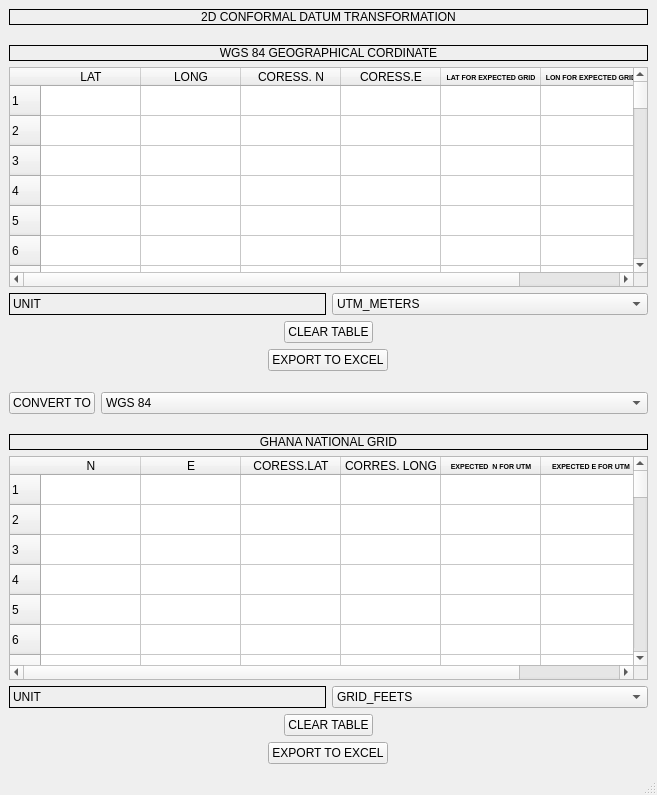
<?xml version="1.0" encoding="UTF-8"?>
<ui version="4.0">
 <class>MainWindow</class>
 <widget class="QMainWindow" name="MainWindow">
  <property name="geometry">
   <rect>
    <x>0</x>
    <y>0</y>
    <width>657</width>
    <height>795</height>
   </rect>
  </property>
  <property name="sizePolicy">
   <sizepolicy hsizetype="Preferred" vsizetype="Preferred">
    <horstretch>0</horstretch>
    <verstretch>0</verstretch>
   </sizepolicy>
  </property>
  <property name="minimumSize">
   <size>
    <width>657</width>
    <height>795</height>
   </size>
  </property>
  <property name="windowTitle">
   <string>MainWindow</string>
  </property>
  <widget class="QWidget" name="centralwidget">
   <property name="maximumSize">
    <size>
     <width>16777215</width>
     <height>16777215</height>
    </size>
   </property>
   <layout class="QVBoxLayout" name="verticalLayout">
    <item>
     <layout class="QHBoxLayout" name="horizontalLayout">
      <item>
       <widget class="QLabel" name="APP_NAME">
        <property name="frameShape">
         <enum>QFrame::Box</enum>
        </property>
        <property name="text">
         <string>2D CONFORMAL DATUM TRANSFORMATION</string>
        </property>
        <property name="alignment">
         <set>Qt::AlignCenter</set>
        </property>
       </widget>
      </item>
     </layout>
    </item>
    <item>
     <spacer name="verticalSpacer">
      <property name="orientation">
       <enum>Qt::Vertical</enum>
      </property>
      <property name="sizeHint" stdset="0">
       <size>
        <width>20</width>
        <height>40</height>
       </size>
      </property>
     </spacer>
    </item>
    <item>
     <layout class="QHBoxLayout" name="horizontalLayout_4">
      <item>
       <widget class="QLabel" name="WGS_84_NAME">
        <property name="frameShape">
         <enum>QFrame::Box</enum>
        </property>
        <property name="text">
         <string>WGS 84 GEOGRAPHICAL CORDINATE</string>
        </property>
        <property name="alignment">
         <set>Qt::AlignCenter</set>
        </property>
       </widget>
      </item>
     </layout>
    </item>
    <item>
     <widget class="QTableWidget" name="tableWidget">
      <property name="enabled">
       <bool>true</bool>
      </property>
      <property name="sizePolicy">
       <sizepolicy hsizetype="Expanding" vsizetype="Expanding">
        <horstretch>0</horstretch>
        <verstretch>0</verstretch>
       </sizepolicy>
      </property>
      <property name="minimumSize">
       <size>
        <width>16</width>
        <height>220</height>
       </size>
      </property>
      <property name="maximumSize">
       <size>
        <width>16777215</width>
        <height>16777215</height>
       </size>
      </property>
      <property name="layoutDirection">
       <enum>Qt::LeftToRight</enum>
      </property>
      <property name="rowCount">
       <number>1000</number>
      </property>
      <row/>
      <row/>
      <row/>
      <row/>
      <row/>
      <row/>
      <row/>
      <row/>
      <row/>
      <row/>
      <row/>
      <row/>
      <row/>
      <row/>
      <row/>
      <row/>
      <row/>
      <row/>
      <row/>
      <row/>
      <row/>
      <row/>
      <row/>
      <row/>
      <row/>
      <row/>
      <row/>
      <row/>
      <row/>
      <row/>
      <row/>
      <row/>
      <row/>
      <row/>
      <row/>
      <row/>
      <row/>
      <row/>
      <row/>
      <row/>
      <row/>
      <row/>
      <row/>
      <row/>
      <row/>
      <row/>
      <row/>
      <row/>
      <row/>
      <row/>
      <row/>
      <row/>
      <row/>
      <row/>
      <row/>
      <row/>
      <row/>
      <row/>
      <row/>
      <row/>
      <row/>
      <row/>
      <row/>
      <row/>
      <row/>
      <row/>
      <row/>
      <row/>
      <row/>
      <row/>
      <row/>
      <row/>
      <row/>
      <row/>
      <row/>
      <row/>
      <row/>
      <row/>
      <row/>
      <row/>
      <row/>
      <row/>
      <row/>
      <row/>
      <row/>
      <row/>
      <row/>
      <row/>
      <row/>
      <row/>
      <row/>
      <row/>
      <row/>
      <row/>
      <row/>
      <row/>
      <row/>
      <row/>
      <row/>
      <row/>
      <row/>
      <row/>
      <row/>
      <row/>
      <row/>
      <row/>
      <row/>
      <row/>
      <row/>
      <row/>
      <row/>
      <row/>
      <row/>
      <row/>
      <row/>
      <row/>
      <row/>
      <row/>
      <row/>
      <row/>
      <row/>
      <row/>
      <row/>
      <row/>
      <row/>
      <row/>
      <row/>
      <row/>
      <row/>
      <row/>
      <row/>
      <row/>
      <row/>
      <row/>
      <row/>
      <row/>
      <row/>
      <row/>
      <row/>
      <row/>
      <row/>
      <row/>
      <row/>
      <row/>
      <row/>
      <row/>
      <row/>
      <row/>
      <row/>
      <row/>
      <row/>
      <row/>
      <row/>
      <row/>
      <row/>
      <row/>
      <row/>
      <row/>
      <row/>
      <row/>
      <row/>
      <row/>
      <row/>
      <row/>
      <row/>
      <row/>
      <row/>
      <row/>
      <row/>
      <row/>
      <row/>
      <row/>
      <row/>
      <row/>
      <row/>
      <row/>
      <row/>
      <row/>
      <row/>
      <row/>
      <row/>
      <row/>
      <row/>
      <row/>
      <row/>
      <row/>
      <row/>
      <row/>
      <row/>
      <row/>
      <row/>
      <row/>
      <row/>
      <row/>
      <row/>
      <row/>
      <row/>
      <row/>
      <row/>
      <row/>
      <row/>
      <row/>
      <row/>
      <row/>
      <row/>
      <row/>
      <row/>
      <row/>
      <row/>
      <row/>
      <row/>
      <row/>
      <row/>
      <row/>
      <row/>
      <row/>
      <row/>
      <row/>
      <row/>
      <row/>
      <row/>
      <row/>
      <row/>
      <row/>
      <row/>
      <row/>
      <row/>
      <row/>
      <row/>
      <row/>
      <row/>
      <row/>
      <row/>
      <row/>
      <row/>
      <row/>
      <row/>
      <row/>
      <row/>
      <row/>
      <row/>
      <row/>
      <row/>
      <row/>
      <row/>
      <row/>
      <row/>
      <row/>
      <row/>
      <row/>
      <row/>
      <row/>
      <row/>
      <row/>
      <row/>
      <row/>
      <row/>
      <row/>
      <row/>
      <row/>
      <row/>
      <row/>
      <row/>
      <row/>
      <row/>
      <row/>
      <row/>
      <row/>
      <row/>
      <row/>
      <row/>
      <row/>
      <row/>
      <row/>
      <row/>
      <row/>
      <row/>
      <row/>
      <row/>
      <row/>
      <row/>
      <row/>
      <row/>
      <row/>
      <row/>
      <row/>
      <row/>
      <row/>
      <row/>
      <row/>
      <row/>
      <row/>
      <row/>
      <row/>
      <row/>
      <row/>
      <row/>
      <row/>
      <row/>
      <row/>
      <row/>
      <row/>
      <row/>
      <row/>
      <row/>
      <row/>
      <row/>
      <row/>
      <row/>
      <row/>
      <row/>
      <row/>
      <row/>
      <row/>
      <row/>
      <row/>
      <row/>
      <row/>
      <row/>
      <row/>
      <row/>
      <row/>
      <row/>
      <row/>
      <row/>
      <row/>
      <row/>
      <row/>
      <row/>
      <row/>
      <row/>
      <row/>
      <row/>
      <row/>
      <row/>
      <row/>
      <row/>
      <row/>
      <row/>
      <row/>
      <row/>
      <row/>
      <row/>
      <row/>
      <row/>
      <row/>
      <row/>
      <row/>
      <row/>
      <row/>
      <row/>
      <row/>
      <row/>
      <row/>
      <row/>
      <row/>
      <row/>
      <row/>
      <row/>
      <row/>
      <row/>
      <row/>
      <row/>
      <row/>
      <row/>
      <row/>
      <row/>
      <row/>
      <row/>
      <row/>
      <row/>
      <row/>
      <row/>
      <row/>
      <row/>
      <row/>
      <row/>
      <row/>
      <row/>
      <row/>
      <row/>
      <row/>
      <row/>
      <row/>
      <row/>
      <row/>
      <row/>
      <row/>
      <row/>
      <row/>
      <row/>
      <row/>
      <row/>
      <row/>
      <row/>
      <row/>
      <row/>
      <row/>
      <row/>
      <row/>
      <row/>
      <row/>
      <row/>
      <row/>
      <row/>
      <row/>
      <row/>
      <row/>
      <row/>
      <row/>
      <row/>
      <row/>
      <row/>
      <row/>
      <row/>
      <row/>
      <row/>
      <row/>
      <row/>
      <row/>
      <row/>
      <row/>
      <row/>
      <row/>
      <row/>
      <row/>
      <row/>
      <row/>
      <row/>
      <row/>
      <row/>
      <row/>
      <row/>
      <row/>
      <row/>
      <row/>
      <row/>
      <row/>
      <row/>
      <row/>
      <row/>
      <row/>
      <row/>
      <row/>
      <row/>
      <row/>
      <row/>
      <row/>
      <row/>
      <row/>
      <row/>
      <row/>
      <row/>
      <row/>
      <row/>
      <row/>
      <row/>
      <row/>
      <row/>
      <row/>
      <row/>
      <row/>
      <row/>
      <row/>
      <row/>
      <row/>
      <row/>
      <row/>
      <row/>
      <row/>
      <row/>
      <row/>
      <row/>
      <row/>
      <row/>
      <row/>
      <row/>
      <row/>
      <row/>
      <row/>
      <row/>
      <row/>
      <row/>
      <row/>
      <row/>
      <row/>
      <row/>
      <row/>
      <row/>
      <row/>
      <row/>
      <row/>
      <row/>
      <row/>
      <row/>
      <row/>
      <row/>
      <row/>
      <row/>
      <row/>
      <row/>
      <row/>
      <row/>
      <row/>
      <row/>
      <row/>
      <row/>
      <row/>
      <row/>
      <row/>
      <row/>
      <row/>
      <row/>
      <row/>
      <row/>
      <row/>
      <row/>
      <row/>
      <row/>
      <row/>
      <row/>
      <row/>
      <row/>
      <row/>
      <row/>
      <row/>
      <row/>
      <row/>
      <row/>
      <row/>
      <row/>
      <row/>
      <row/>
      <row/>
      <row/>
      <row/>
      <row/>
      <row/>
      <row/>
      <row/>
      <row/>
      <row/>
      <row/>
      <row/>
      <row/>
      <row/>
      <row/>
      <row/>
      <row/>
      <row/>
      <row/>
      <row/>
      <row/>
      <row/>
      <row/>
      <row/>
      <row/>
      <row/>
      <row/>
      <row/>
      <row/>
      <row/>
      <row/>
      <row/>
      <row/>
      <row/>
      <row/>
      <row/>
      <row/>
      <row/>
      <row/>
      <row/>
      <row/>
      <row/>
      <row/>
      <row/>
      <row/>
      <row/>
      <row/>
      <row/>
      <row/>
      <row/>
      <row/>
      <row/>
      <row/>
      <row/>
      <row/>
      <row/>
      <row/>
      <row/>
      <row/>
      <row/>
      <row/>
      <row/>
      <row/>
      <row/>
      <row/>
      <row/>
      <row/>
      <row/>
      <row/>
      <row/>
      <row/>
      <row/>
      <row/>
      <row/>
      <row/>
      <row/>
      <row/>
      <row/>
      <row/>
      <row/>
      <row/>
      <row/>
      <row/>
      <row/>
      <row/>
      <row/>
      <row/>
      <row/>
      <row/>
      <row/>
      <row/>
      <row/>
      <row/>
      <row/>
      <row/>
      <row/>
      <row/>
      <row/>
      <row/>
      <row/>
      <row/>
      <row/>
      <row/>
      <row/>
      <row/>
      <row/>
      <row/>
      <row/>
      <row/>
      <row/>
      <row/>
      <row/>
      <row/>
      <row/>
      <row/>
      <row/>
      <row/>
      <row/>
      <row/>
      <row/>
      <row/>
      <row/>
      <row/>
      <row/>
      <row/>
      <row/>
      <row/>
      <row/>
      <row/>
      <row/>
      <row/>
      <row/>
      <row/>
      <row/>
      <row/>
      <row/>
      <row/>
      <row/>
      <row/>
      <row/>
      <row/>
      <row/>
      <row/>
      <row/>
      <row/>
      <row/>
      <row/>
      <row/>
      <row/>
      <row/>
      <row/>
      <row/>
      <row/>
      <row/>
      <row/>
      <row/>
      <row/>
      <row/>
      <row/>
      <row/>
      <row/>
      <row/>
      <row/>
      <row/>
      <row/>
      <row/>
      <row/>
      <row/>
      <row/>
      <row/>
      <row/>
      <row/>
      <row/>
      <row/>
      <row/>
      <row/>
      <row/>
      <row/>
      <row/>
      <row/>
      <row/>
      <row/>
      <row/>
      <row/>
      <row/>
      <row/>
      <row/>
      <row/>
      <row/>
      <row/>
      <row/>
      <row/>
      <row/>
      <row/>
      <row/>
      <row/>
      <row/>
      <row/>
      <row/>
      <row/>
      <row/>
      <row/>
      <row/>
      <row/>
      <row/>
      <row/>
      <row/>
      <row/>
      <row/>
      <row/>
      <row/>
      <row/>
      <row/>
      <row/>
      <row/>
      <row/>
      <row/>
      <row/>
      <row/>
      <row/>
      <row/>
      <row/>
      <row/>
      <row/>
      <row/>
      <row/>
      <row/>
      <row/>
      <row/>
      <row/>
      <row/>
      <row/>
      <row/>
      <row/>
      <row/>
      <row/>
      <row/>
      <row/>
      <row/>
      <row/>
      <row/>
      <row/>
      <row/>
      <row/>
      <row/>
      <row/>
      <row/>
      <row/>
      <row/>
      <row/>
      <row/>
      <row/>
      <row/>
      <row/>
      <row/>
      <row/>
      <row/>
      <row/>
      <row/>
      <row/>
      <row/>
      <row/>
      <row/>
      <row/>
      <row/>
      <row/>
      <row/>
      <row/>
      <row/>
      <row/>
      <row/>
      <row/>
      <row/>
      <row/>
      <row/>
      <row/>
      <row/>
      <row/>
      <row/>
      <row/>
      <row/>
      <row/>
      <row/>
      <row/>
      <row/>
      <row/>
      <row/>
      <row/>
      <row/>
      <row/>
      <row/>
      <row/>
      <row/>
      <row/>
      <row/>
      <row/>
      <row/>
      <row/>
      <row/>
      <row/>
      <row/>
      <row/>
      <row/>
      <row/>
      <row/>
      <row/>
      <row/>
      <row/>
      <row/>
      <row/>
      <row/>
      <row/>
      <row/>
      <row/>
      <row/>
      <row/>
      <row/>
      <row/>
      <row/>
      <row/>
      <row/>
      <row/>
      <row/>
      <row/>
      <row/>
      <row/>
      <row/>
      <row/>
      <row/>
      <row/>
      <row/>
      <row/>
      <row/>
      <row/>
      <row/>
      <row/>
      <row/>
      <row/>
      <row/>
      <row/>
      <row/>
      <row/>
      <row/>
      <row/>
      <row/>
      <row/>
      <row/>
      <row/>
      <row/>
      <row/>
      <row/>
      <row/>
      <row/>
      <row/>
      <row/>
      <row/>
      <row/>
      <row/>
      <row/>
      <row/>
      <row/>
      <row/>
      <row/>
      <row/>
      <row/>
      <row/>
      <row/>
      <row/>
      <row/>
      <row/>
      <row/>
      <row/>
      <row/>
      <row/>
      <row/>
      <row/>
      <row/>
      <row/>
      <row/>
      <row/>
      <row/>
      <row/>
      <row/>
      <row/>
      <row/>
      <row/>
      <row/>
      <row/>
      <row/>
      <row/>
      <row/>
      <row/>
      <row/>
      <row/>
      <row/>
      <row/>
      <row/>
      <row/>
      <row/>
      <row/>
      <row/>
      <row/>
      <row/>
      <row/>
      <row/>
      <row/>
      <row/>
      <row/>
      <row/>
      <row/>
      <row/>
      <row/>
      <row/>
      <row/>
      <row/>
      <row/>
      <row/>
      <row/>
      <row/>
      <row/>
      <row/>
      <row/>
      <row/>
      <row/>
      <row/>
      <row/>
      <row/>
      <row/>
      <row/>
      <row/>
      <row/>
      <row/>
      <row/>
      <row/>
      <row/>
      <row/>
      <row/>
      <row/>
      <row/>
      <row/>
      <row/>
      <row/>
      <row/>
      <row/>
      <row/>
      <row/>
      <row/>
      <row/>
      <row/>
      <row/>
      <row/>
      <row/>
      <row/>
      <row/>
      <row/>
      <row/>
      <row/>
      <row/>
      <row/>
      <row/>
      <row/>
      <row/>
      <row/>
      <row/>
      <row/>
      <row/>
      <row/>
      <row/>
      <column>
       <property name="text">
        <string>LAT</string>
       </property>
       <property name="textAlignment">
        <set>AlignCenter</set>
       </property>
      </column>
      <column>
       <property name="text">
        <string>LONG</string>
       </property>
       <property name="textAlignment">
        <set>AlignCenter</set>
       </property>
      </column>
      <column>
       <property name="text">
        <string>CORESS. N</string>
       </property>
       <property name="textAlignment">
        <set>AlignCenter</set>
       </property>
      </column>
      <column>
       <property name="text">
        <string>CORESS.E</string>
       </property>
       <property name="textAlignment">
        <set>AlignCenter</set>
       </property>
      </column>
      <column>
       <property name="text">
        <string>LAT FOR EXPECTED GRID</string>
       </property>
       <property name="font">
        <font>
         <pointsize>5</pointsize>
         <weight>75</weight>
         <bold>true</bold>
        </font>
       </property>
       <property name="textAlignment">
        <set>AlignCenter</set>
       </property>
      </column>
      <column>
       <property name="text">
        <string>LON FOR EXPECTED GRID</string>
       </property>
       <property name="font">
        <font>
         <pointsize>5</pointsize>
         <weight>75</weight>
         <bold>true</bold>
        </font>
       </property>
       <property name="textAlignment">
        <set>AlignCenter</set>
       </property>
      </column>
     </widget>
    </item>
    <item>
     <layout class="QHBoxLayout" name="horizontalLayout_10">
      <item>
       <widget class="QLabel" name="QGIS_UNIT_LABEL">
        <property name="frameShape">
         <enum>QFrame::Box</enum>
        </property>
        <property name="text">
         <string>UNIT</string>
        </property>
       </widget>
      </item>
      <item>
       <widget class="QComboBox" name="WGS_COMBO_BOX">
        <item>
         <property name="text">
          <string>UTM_METERS</string>
         </property>
        </item>
        <item>
         <property name="text">
          <string>UTM_FEETS</string>
         </property>
        </item>
       </widget>
      </item>
     </layout>
    </item>
    <item alignment="Qt::AlignHCenter">
     <widget class="QPushButton" name="pushButton">
      <property name="text">
       <string>CLEAR TABLE</string>
      </property>
     </widget>
    </item>
    <item alignment="Qt::AlignHCenter">
     <widget class="QPushButton" name="EXPORT_WGS_POINT_TO_EXCEL_BUTTON">
      <property name="sizePolicy">
       <sizepolicy hsizetype="Fixed" vsizetype="Fixed">
        <horstretch>0</horstretch>
        <verstretch>0</verstretch>
       </sizepolicy>
      </property>
      <property name="text">
       <string>EXPORT TO EXCEL</string>
      </property>
     </widget>
    </item>
    <item>
     <spacer name="verticalSpacer_3">
      <property name="orientation">
       <enum>Qt::Vertical</enum>
      </property>
      <property name="sizeHint" stdset="0">
       <size>
        <width>20</width>
        <height>40</height>
       </size>
      </property>
     </spacer>
    </item>
    <item>
     <layout class="QHBoxLayout" name="horizontalLayout_6">
      <item>
       <widget class="QPushButton" name="COORDINATE_CONVERSION_BUTTON">
        <property name="sizePolicy">
         <sizepolicy hsizetype="Maximum" vsizetype="Fixed">
          <horstretch>0</horstretch>
          <verstretch>0</verstretch>
         </sizepolicy>
        </property>
        <property name="text">
         <string>CONVERT TO</string>
        </property>
       </widget>
      </item>
      <item>
       <widget class="QComboBox" name="COORDINATE_CONVERSION_COMMBO_BOX">
        <property name="sizePolicy">
         <sizepolicy hsizetype="MinimumExpanding" vsizetype="Minimum">
          <horstretch>0</horstretch>
          <verstretch>0</verstretch>
         </sizepolicy>
        </property>
        <item>
         <property name="text">
          <string>WGS 84</string>
         </property>
        </item>
        <item>
         <property name="text">
          <string>GHANA NATIONAL  GRID</string>
         </property>
        </item>
       </widget>
      </item>
     </layout>
    </item>
    <item>
     <spacer name="verticalSpacer_8">
      <property name="orientation">
       <enum>Qt::Vertical</enum>
      </property>
      <property name="sizeHint" stdset="0">
       <size>
        <width>20</width>
        <height>40</height>
       </size>
      </property>
     </spacer>
    </item>
    <item>
     <widget class="QLabel" name="GHANA_NATIONAL_GRID_NAME">
      <property name="frameShape">
       <enum>QFrame::Box</enum>
      </property>
      <property name="text">
       <string>GHANA NATIONAL GRID</string>
      </property>
      <property name="alignment">
       <set>Qt::AlignCenter</set>
      </property>
     </widget>
    </item>
    <item>
     <widget class="QTableWidget" name="tableWidget_2">
      <property name="minimumSize">
       <size>
        <width>0</width>
        <height>224</height>
       </size>
      </property>
      <property name="rowCount">
       <number>1000</number>
      </property>
      <row/>
      <row/>
      <row/>
      <row/>
      <row/>
      <row/>
      <row/>
      <row/>
      <row/>
      <row/>
      <row/>
      <row/>
      <row/>
      <row/>
      <row/>
      <row/>
      <row/>
      <row/>
      <row/>
      <row/>
      <row/>
      <row/>
      <row/>
      <row/>
      <row/>
      <row/>
      <row/>
      <row/>
      <row/>
      <row/>
      <row/>
      <row/>
      <row/>
      <row/>
      <row/>
      <row/>
      <row/>
      <row/>
      <row/>
      <row/>
      <row/>
      <row/>
      <row/>
      <row/>
      <row/>
      <row/>
      <row/>
      <row/>
      <row/>
      <row/>
      <row/>
      <row/>
      <row/>
      <row/>
      <row/>
      <row/>
      <row/>
      <row/>
      <row/>
      <row/>
      <row/>
      <row/>
      <row/>
      <row/>
      <row/>
      <row/>
      <row/>
      <row/>
      <row/>
      <row/>
      <row/>
      <row/>
      <row/>
      <row/>
      <row/>
      <row/>
      <row/>
      <row/>
      <row/>
      <row/>
      <row/>
      <row/>
      <row/>
      <row/>
      <row/>
      <row/>
      <row/>
      <row/>
      <row/>
      <row/>
      <row/>
      <row/>
      <row/>
      <row/>
      <row/>
      <row/>
      <row/>
      <row/>
      <row/>
      <row/>
      <row/>
      <row/>
      <row/>
      <row/>
      <row/>
      <row/>
      <row/>
      <row/>
      <row/>
      <row/>
      <row/>
      <row/>
      <row/>
      <row/>
      <row/>
      <row/>
      <row/>
      <row/>
      <row/>
      <row/>
      <row/>
      <row/>
      <row/>
      <row/>
      <row/>
      <row/>
      <row/>
      <row/>
      <row/>
      <row/>
      <row/>
      <row/>
      <row/>
      <row/>
      <row/>
      <row/>
      <row/>
      <row/>
      <row/>
      <row/>
      <row/>
      <row/>
      <row/>
      <row/>
      <row/>
      <row/>
      <row/>
      <row/>
      <row/>
      <row/>
      <row/>
      <row/>
      <row/>
      <row/>
      <row/>
      <row/>
      <row/>
      <row/>
      <row/>
      <row/>
      <row/>
      <row/>
      <row/>
      <row/>
      <row/>
      <row/>
      <row/>
      <row/>
      <row/>
      <row/>
      <row/>
      <row/>
      <row/>
      <row/>
      <row/>
      <row/>
      <row/>
      <row/>
      <row/>
      <row/>
      <row/>
      <row/>
      <row/>
      <row/>
      <row/>
      <row/>
      <row/>
      <row/>
      <row/>
      <row/>
      <row/>
      <row/>
      <row/>
      <row/>
      <row/>
      <row/>
      <row/>
      <row/>
      <row/>
      <row/>
      <row/>
      <row/>
      <row/>
      <row/>
      <row/>
      <row/>
      <row/>
      <row/>
      <row/>
      <row/>
      <row/>
      <row/>
      <row/>
      <row/>
      <row/>
      <row/>
      <row/>
      <row/>
      <row/>
      <row/>
      <row/>
      <row/>
      <row/>
      <row/>
      <row/>
      <row/>
      <row/>
      <row/>
      <row/>
      <row/>
      <row/>
      <row/>
      <row/>
      <row/>
      <row/>
      <row/>
      <row/>
      <row/>
      <row/>
      <row/>
      <row/>
      <row/>
      <row/>
      <row/>
      <row/>
      <row/>
      <row/>
      <row/>
      <row/>
      <row/>
      <row/>
      <row/>
      <row/>
      <row/>
      <row/>
      <row/>
      <row/>
      <row/>
      <row/>
      <row/>
      <row/>
      <row/>
      <row/>
      <row/>
      <row/>
      <row/>
      <row/>
      <row/>
      <row/>
      <row/>
      <row/>
      <row/>
      <row/>
      <row/>
      <row/>
      <row/>
      <row/>
      <row/>
      <row/>
      <row/>
      <row/>
      <row/>
      <row/>
      <row/>
      <row/>
      <row/>
      <row/>
      <row/>
      <row/>
      <row/>
      <row/>
      <row/>
      <row/>
      <row/>
      <row/>
      <row/>
      <row/>
      <row/>
      <row/>
      <row/>
      <row/>
      <row/>
      <row/>
      <row/>
      <row/>
      <row/>
      <row/>
      <row/>
      <row/>
      <row/>
      <row/>
      <row/>
      <row/>
      <row/>
      <row/>
      <row/>
      <row/>
      <row/>
      <row/>
      <row/>
      <row/>
      <row/>
      <row/>
      <row/>
      <row/>
      <row/>
      <row/>
      <row/>
      <row/>
      <row/>
      <row/>
      <row/>
      <row/>
      <row/>
      <row/>
      <row/>
      <row/>
      <row/>
      <row/>
      <row/>
      <row/>
      <row/>
      <row/>
      <row/>
      <row/>
      <row/>
      <row/>
      <row/>
      <row/>
      <row/>
      <row/>
      <row/>
      <row/>
      <row/>
      <row/>
      <row/>
      <row/>
      <row/>
      <row/>
      <row/>
      <row/>
      <row/>
      <row/>
      <row/>
      <row/>
      <row/>
      <row/>
      <row/>
      <row/>
      <row/>
      <row/>
      <row/>
      <row/>
      <row/>
      <row/>
      <row/>
      <row/>
      <row/>
      <row/>
      <row/>
      <row/>
      <row/>
      <row/>
      <row/>
      <row/>
      <row/>
      <row/>
      <row/>
      <row/>
      <row/>
      <row/>
      <row/>
      <row/>
      <row/>
      <row/>
      <row/>
      <row/>
      <row/>
      <row/>
      <row/>
      <row/>
      <row/>
      <row/>
      <row/>
      <row/>
      <row/>
      <row/>
      <row/>
      <row/>
      <row/>
      <row/>
      <row/>
      <row/>
      <row/>
      <row/>
      <row/>
      <row/>
      <row/>
      <row/>
      <row/>
      <row/>
      <row/>
      <row/>
      <row/>
      <row/>
      <row/>
      <row/>
      <row/>
      <row/>
      <row/>
      <row/>
      <row/>
      <row/>
      <row/>
      <row/>
      <row/>
      <row/>
      <row/>
      <row/>
      <row/>
      <row/>
      <row/>
      <row/>
      <row/>
      <row/>
      <row/>
      <row/>
      <row/>
      <row/>
      <row/>
      <row/>
      <row/>
      <row/>
      <row/>
      <row/>
      <row/>
      <row/>
      <row/>
      <row/>
      <row/>
      <row/>
      <row/>
      <row/>
      <row/>
      <row/>
      <row/>
      <row/>
      <row/>
      <row/>
      <row/>
      <row/>
      <row/>
      <row/>
      <row/>
      <row/>
      <row/>
      <row/>
      <row/>
      <row/>
      <row/>
      <row/>
      <row/>
      <row/>
      <row/>
      <row/>
      <row/>
      <row/>
      <row/>
      <row/>
      <row/>
      <row/>
      <row/>
      <row/>
      <row/>
      <row/>
      <row/>
      <row/>
      <row/>
      <row/>
      <row/>
      <row/>
      <row/>
      <row/>
      <row/>
      <row/>
      <row/>
      <row/>
      <row/>
      <row/>
      <row/>
      <row/>
      <row/>
      <row/>
      <row/>
      <row/>
      <row/>
      <row/>
      <row/>
      <row/>
      <row/>
      <row/>
      <row/>
      <row/>
      <row/>
      <row/>
      <row/>
      <row/>
      <row/>
      <row/>
      <row/>
      <row/>
      <row/>
      <row/>
      <row/>
      <row/>
      <row/>
      <row/>
      <row/>
      <row/>
      <row/>
      <row/>
      <row/>
      <row/>
      <row/>
      <row/>
      <row/>
      <row/>
      <row/>
      <row/>
      <row/>
      <row/>
      <row/>
      <row/>
      <row/>
      <row/>
      <row/>
      <row/>
      <row/>
      <row/>
      <row/>
      <row/>
      <row/>
      <row/>
      <row/>
      <row/>
      <row/>
      <row/>
      <row/>
      <row/>
      <row/>
      <row/>
      <row/>
      <row/>
      <row/>
      <row/>
      <row/>
      <row/>
      <row/>
      <row/>
      <row/>
      <row/>
      <row/>
      <row/>
      <row/>
      <row/>
      <row/>
      <row/>
      <row/>
      <row/>
      <row/>
      <row/>
      <row/>
      <row/>
      <row/>
      <row/>
      <row/>
      <row/>
      <row/>
      <row/>
      <row/>
      <row/>
      <row/>
      <row/>
      <row/>
      <row/>
      <row/>
      <row/>
      <row/>
      <row/>
      <row/>
      <row/>
      <row/>
      <row/>
      <row/>
      <row/>
      <row/>
      <row/>
      <row/>
      <row/>
      <row/>
      <row/>
      <row/>
      <row/>
      <row/>
      <row/>
      <row/>
      <row/>
      <row/>
      <row/>
      <row/>
      <row/>
      <row/>
      <row/>
      <row/>
      <row/>
      <row/>
      <row/>
      <row/>
      <row/>
      <row/>
      <row/>
      <row/>
      <row/>
      <row/>
      <row/>
      <row/>
      <row/>
      <row/>
      <row/>
      <row/>
      <row/>
      <row/>
      <row/>
      <row/>
      <row/>
      <row/>
      <row/>
      <row/>
      <row/>
      <row/>
      <row/>
      <row/>
      <row/>
      <row/>
      <row/>
      <row/>
      <row/>
      <row/>
      <row/>
      <row/>
      <row/>
      <row/>
      <row/>
      <row/>
      <row/>
      <row/>
      <row/>
      <row/>
      <row/>
      <row/>
      <row/>
      <row/>
      <row/>
      <row/>
      <row/>
      <row/>
      <row/>
      <row/>
      <row/>
      <row/>
      <row/>
      <row/>
      <row/>
      <row/>
      <row/>
      <row/>
      <row/>
      <row/>
      <row/>
      <row/>
      <row/>
      <row/>
      <row/>
      <row/>
      <row/>
      <row/>
      <row/>
      <row/>
      <row/>
      <row/>
      <row/>
      <row/>
      <row/>
      <row/>
      <row/>
      <row/>
      <row/>
      <row/>
      <row/>
      <row/>
      <row/>
      <row/>
      <row/>
      <row/>
      <row/>
      <row/>
      <row/>
      <row/>
      <row/>
      <row/>
      <row/>
      <row/>
      <row/>
      <row/>
      <row/>
      <row/>
      <row/>
      <row/>
      <row/>
      <row/>
      <row/>
      <row/>
      <row/>
      <row/>
      <row/>
      <row/>
      <row/>
      <row/>
      <row/>
      <row/>
      <row/>
      <row/>
      <row/>
      <row/>
      <row/>
      <row/>
      <row/>
      <row/>
      <row/>
      <row/>
      <row/>
      <row/>
      <row/>
      <row/>
      <row/>
      <row/>
      <row/>
      <row/>
      <row/>
      <row/>
      <row/>
      <row/>
      <row/>
      <row/>
      <row/>
      <row/>
      <row/>
      <row/>
      <row/>
      <row/>
      <row/>
      <row/>
      <row/>
      <row/>
      <row/>
      <row/>
      <row/>
      <row/>
      <row/>
      <row/>
      <row/>
      <row/>
      <row/>
      <row/>
      <row/>
      <row/>
      <row/>
      <row/>
      <row/>
      <row/>
      <row/>
      <row/>
      <row/>
      <row/>
      <row/>
      <row/>
      <row/>
      <row/>
      <row/>
      <row/>
      <row/>
      <row/>
      <row/>
      <row/>
      <row/>
      <row/>
      <row/>
      <row/>
      <row/>
      <row/>
      <row/>
      <row/>
      <row/>
      <row/>
      <row/>
      <row/>
      <row/>
      <row/>
      <row/>
      <row/>
      <row/>
      <row/>
      <row/>
      <row/>
      <row/>
      <row/>
      <row/>
      <row/>
      <row/>
      <row/>
      <row/>
      <row/>
      <row/>
      <row/>
      <row/>
      <row/>
      <row/>
      <row/>
      <row/>
      <row/>
      <row/>
      <row/>
      <row/>
      <row/>
      <row/>
      <row/>
      <row/>
      <row/>
      <row/>
      <row/>
      <row/>
      <row/>
      <row/>
      <row/>
      <row/>
      <row/>
      <row/>
      <row/>
      <row/>
      <row/>
      <row/>
      <row/>
      <row/>
      <row/>
      <row/>
      <row/>
      <row/>
      <row/>
      <row/>
      <row/>
      <row/>
      <row/>
      <row/>
      <row/>
      <row/>
      <row/>
      <row/>
      <row/>
      <row/>
      <row/>
      <row/>
      <row/>
      <row/>
      <row/>
      <row/>
      <row/>
      <row/>
      <row/>
      <row/>
      <row/>
      <row/>
      <row/>
      <row/>
      <row/>
      <row/>
      <row/>
      <row/>
      <row/>
      <row/>
      <row/>
      <row/>
      <row/>
      <row/>
      <row/>
      <row/>
      <row/>
      <row/>
      <row/>
      <row/>
      <row/>
      <row/>
      <row/>
      <row/>
      <row/>
      <row/>
      <row/>
      <row/>
      <row/>
      <row/>
      <row/>
      <row/>
      <row/>
      <row/>
      <row/>
      <row/>
      <row/>
      <row/>
      <row/>
      <row/>
      <row/>
      <row/>
      <row/>
      <row/>
      <row/>
      <row/>
      <row/>
      <row/>
      <row/>
      <row/>
      <row/>
      <row/>
      <row/>
      <row/>
      <row/>
      <row/>
      <row/>
      <row/>
      <row/>
      <row/>
      <row/>
      <row/>
      <row/>
      <row/>
      <row/>
      <row/>
      <row/>
      <row/>
      <row/>
      <row/>
      <row/>
      <row/>
      <row/>
      <row/>
      <row/>
      <row/>
      <row/>
      <row/>
      <row/>
      <row/>
      <row/>
      <row/>
      <row/>
      <row/>
      <row/>
      <row/>
      <row/>
      <row/>
      <row/>
      <row/>
      <row/>
      <row/>
      <row/>
      <row/>
      <row/>
      <row/>
      <row/>
      <row/>
      <row/>
      <row/>
      <row/>
      <column>
       <property name="text">
        <string>N</string>
       </property>
       <property name="textAlignment">
        <set>AlignCenter</set>
       </property>
      </column>
      <column>
       <property name="text">
        <string>E</string>
       </property>
       <property name="textAlignment">
        <set>AlignCenter</set>
       </property>
      </column>
      <column>
       <property name="text">
        <string>CORESS.LAT</string>
       </property>
       <property name="textAlignment">
        <set>AlignCenter</set>
       </property>
      </column>
      <column>
       <property name="text">
        <string>CORRES. LONG</string>
       </property>
       <property name="textAlignment">
        <set>AlignCenter</set>
       </property>
      </column>
      <column>
       <property name="text">
        <string>EXPECTED  N FOR UTM</string>
       </property>
       <property name="font">
        <font>
         <pointsize>5</pointsize>
         <weight>75</weight>
         <bold>true</bold>
        </font>
       </property>
       <property name="textAlignment">
        <set>AlignCenter</set>
       </property>
      </column>
      <column>
       <property name="text">
        <string>EXPECTED E FOR UTM</string>
       </property>
       <property name="font">
        <font>
         <pointsize>5</pointsize>
         <weight>75</weight>
         <bold>true</bold>
        </font>
       </property>
       <property name="textAlignment">
        <set>AlignCenter</set>
       </property>
      </column>
     </widget>
    </item>
    <item>
     <layout class="QHBoxLayout" name="horizontalLayout_3">
      <item>
       <widget class="QLabel" name="GHANA_NATIONAL_COODINATE_UNIT_LABEL">
        <property name="frameShape">
         <enum>QFrame::Box</enum>
        </property>
        <property name="text">
         <string>UNIT</string>
        </property>
       </widget>
      </item>
      <item>
       <widget class="QComboBox" name="GHANA_NATIONAL_UNIT_COMBOBOX">
        <item>
         <property name="text">
          <string>GRID_FEETS</string>
         </property>
        </item>
        <item>
         <property name="text">
          <string>GRID_METERS</string>
         </property>
        </item>
       </widget>
      </item>
     </layout>
    </item>
    <item alignment="Qt::AlignHCenter">
     <widget class="QPushButton" name="pushButton_2">
      <property name="text">
       <string>CLEAR TABLE</string>
      </property>
     </widget>
    </item>
    <item alignment="Qt::AlignHCenter">
     <widget class="QPushButton" name="GHANA_NATIONAL_POINT_EXPORT_TO_EXCEL_BUTTON">
      <property name="sizePolicy">
       <sizepolicy hsizetype="Fixed" vsizetype="Fixed">
        <horstretch>0</horstretch>
        <verstretch>0</verstretch>
       </sizepolicy>
      </property>
      <property name="text">
       <string>EXPORT TO EXCEL</string>
      </property>
     </widget>
    </item>
   </layout>
  </widget>
  <widget class="QMenuBar" name="menubar">
   <property name="geometry">
    <rect>
     <x>0</x>
     <y>0</y>
     <width>657</width>
     <height>21</height>
    </rect>
   </property>
  </widget>
  <widget class="QStatusBar" name="statusbar"/>
 </widget>
 <resources/>
 <connections/>
</ui>
